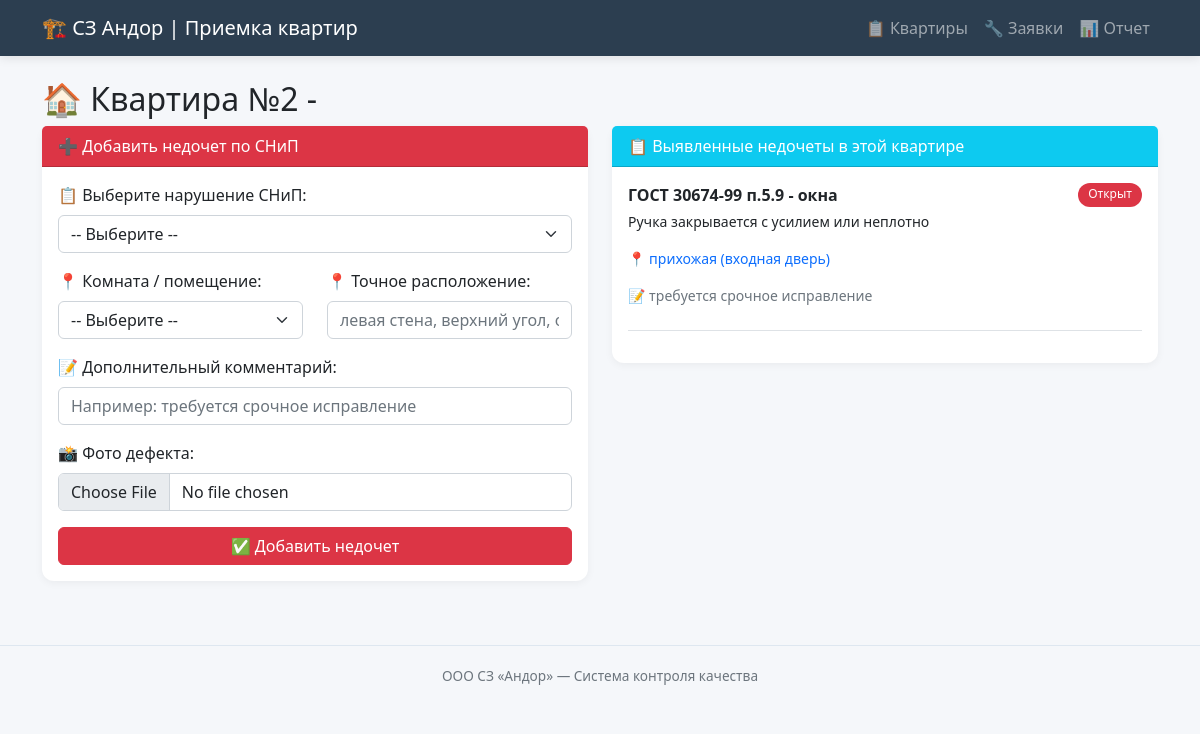
Before: /flat/542 with the older database file.
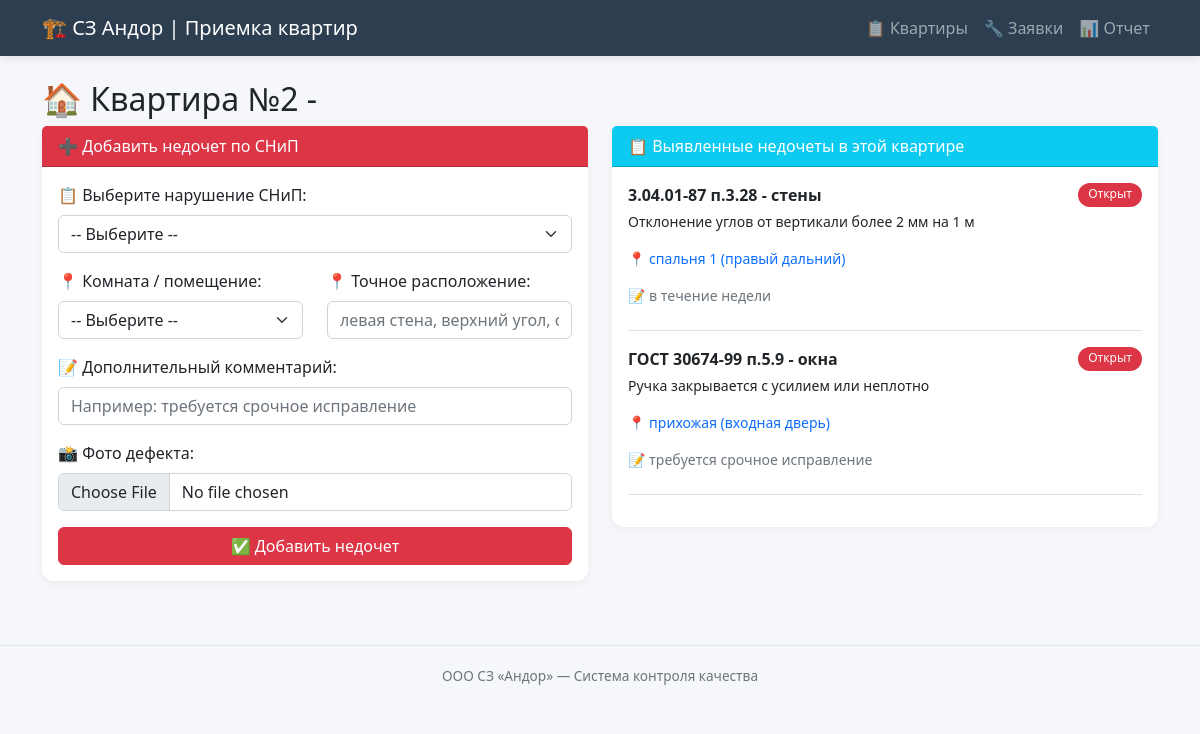
After: the same page with the newer database file.
### tables this page shows
CREATE TABLE flats (
    id INTEGER PRIMARY KEY AUTOINCREMENT,
    number TEXT NOT NULL,
    street TEXT,
    house TEXT,
    entrance INTEGER,
    floor INTEGER,
    status TEXT DEFAULT 'in_progress'
);

CREATE TABLE defects (
            id INTEGER PRIMARY KEY AUTOINCREMENT,
            flat_id INTEGER NOT NULL,
            snip_defect_id INTEGER NOT NULL,
            room TEXT,
            location_detail TEXT,
            comment TEXT,
            photo_path TEXT,
            status TEXT DEFAULT 'open',
            created_at TIMESTAMP,
            fixed_at TIMESTAMP,
            FOREIGN KEY (flat_id) REFERENCES flats(id),
            FOREIGN KEY (snip_defect_id) REFERENCES snip_defects(id)
        );

CREATE TABLE snip_defects (
            id INTEGER PRIMARY KEY AUTOINCREMENT,
            code TEXT NOT NULL,
            category TEXT NOT NULL,
            description TEXT NOT NULL,
            severity TEXT NOT NULL
        );

### app.py (the view)
@app.route('/flat/<int:flat_id>')
def flat(flat_id):
    conn = get_db()
    flat = conn.execute('SELECT * FROM flats WHERE id = ?', (flat_id,)).fetchone()
    defects = conn.execute('''
        SELECT d.*, s.code, s.category, s.description, s.severity
        FROM defects d
        JOIN snip_defects s ON d.snip_defect_id = s.id
        WHERE d.flat_id = ?
        ORDER BY d.created_at DESC
    ''', (flat_id,)).fetchall()
    snip_defects = conn.execute('SELECT * FROM snip_defects ORDER BY category, code').fetchall()
    conn.close()
    return render_template('flat.html', flat=flat, defects=defects, snip_defects=snip_defects)

### app.py (called while the page is built)
def get_db():
    conn = sqlite3.connect(DB_PATH)
    conn.row_factory = sqlite3.Row
    return conn

### templates/flat.html (shortened to what this page needs)
{% extends "base.html" %}
{% block content %}
<h2>🏠 Квартира №{{ flat.number }} - {{ flat.building }}</h2>
<div class="row">
    <div class="col-md-6">
        <div class="card mb-4">
            <div class="card-header bg-danger text-white">
                ➕ Добавить недочет по СНиП
            </div>
            <div class="card-body">
                <form method="POST" action="/add_defect" enctype="multipart/form-data">
                    <div class="mb-3">
                        <label class="form-label">📋 Выберите нарушение СНиП:</label>
                        <select name="snip_defect_id" class="form-select" required>
                            <option value="">-- Выберите --</option>
                        </select>
                    </div>
                    <div class="row mb-3">
                        <div class="col-md-6">
                            <label class="form-label">📍 Комната / помещение:</label>
                            <select name="room" class="form-select" required>
                                <option value="">-- Выберите --</option>
                            </select>
                        </div>
                        <div class="col-md-6">
                            <label class="form-label">📍 Точное расположение:</label>
                            <input type="text" name="location_detail" class="form-control" placeholder="левая стена, верхний угол, около розетки...">
                        </div>
                    </div>
                    <div class="mb-3">
                        <label class="form-label">📝 Дополнительный комментарий:</label>
                        <input type="text" name="comment" class="form-control" placeholder="Например: требуется срочное исправление">
                    </div>
                    <div class="mb-3">
                        <label class="form-label">📸 Фото дефекта:</label>
                        <input type="file" name="photo" class="form-control" accept="image/*" capture="environment">
                    </div>
                    <button type="submit" class="btn btn-danger w-100">✅ Добавить недочет</button>
                </form>
            </div>
        </div>
    </div>
    <div class="col-md-6">
        <div class="card">
            <div class="card-header bg-info text-white">
                📋 Выявленные недочеты в этой квартире
            </div>
            <div class="card-body" style="max-height: 500px; overflow-y: auto;">
                {% if defects %}
                    {% for d in defects %}
                    <div class="border-bottom mb-3 pb-2">
                        <div class="d-flex justify-content-between">
                            <strong class="{% if d.severity == 'critical' %}critical{% endif %}">
                                {{ d.code }} - {{ d.category }}
                            </strong>
                            <span class="badge {% if d.status == 'open' %}bg-danger{% elif d.status == 'fixed' %}bg-warning{% else %}bg-success{% endif %}">
                                {{ {'open':'Открыт','fixed':'Исправлен','closed':'Закрыт'}[d.status] }}
                            </span>
                        </div>
                        <p class="small mt-1">{{ d.description }}</p>
                        {% if d.room %}
                            <p class="small text-primary">📍 {{ d.room }}{% if d.location_detail %} ({{ d.location_detail }}){% endif %}</p>
                        {% endif %}
                        {% if d.comment %}<p class="small text-muted">📝 {{ d.comment }}</p>{% endif %}
                    </div>
                    {% endfor %}
                {% else %}
                    <p class="text-success">✅ Недочетов нет. Квартира готова к передаче!</p>
                {% endif %}
            </div>
        </div>
    </div>
</div>
{% endblock %}

### templates/base.html (shortened to what this page needs)
<!DOCTYPE html>
<html lang="ru">
<head>
    <link href="https://cdn.jsdelivr.net/npm/bootstrap@5.2.3/dist/css/bootstrap.min.css" rel="stylesheet">
</head>
<body>
    <nav class="navbar navbar-expand-lg navbar-dark bg-dark">
        <div class="container">
            <a class="navbar-brand" href="/">🏗️ СЗ Андор | Приемка квартир</a>
            <div class="navbar-nav ms-auto">
                <a class="nav-link" href="/">📋 Квартиры</a>
                <a class="nav-link" href="/defects">🔧 Заявки</a>
                <a class="nav-link" href="/report">📊 Отчет</a>
            </div>
        </div>
    </nav>
    <div class="container mt-4">
        {% block content %}{% endblock %}
    </div>
    <footer class="text-center">
        <div class="container">
            ООО СЗ «Андор» — Система контроля качества
        </div>
    </footer>
</body>
</html>

### templates/base.html (style rules this page uses)
body { background-color: #f5f7fa; font-family: 'Segoe UI', Tahoma, Geneva, Verdana, sans-serif; }
.navbar { background-color: #2c3e50 !important; box-shadow: 0 2px 10px rgba(0,0,0,0.1); }
.navbar-brand { font-weight: 500; font-size: 1.25rem; }
.card { border: none; border-radius: 12px; box-shadow: 0 2px 8px rgba(0,0,0,0.05); transition: transform 0.2s, box-shadow 0.2s; }
.badge { padding: 5px 10px; font-weight: 500; border-radius: 20px; }
footer { border-top: 1px solid #dee7f0; padding: 20px 0; margin-top: 40px; color: #6c757d; font-size: 0.85rem; }

Changed rows visible on the page:
added defects: code "3.04.01-87 п.3.28", category "стены", status "Открыт", description "Отклонение углов от вертикали более 2 мм на 1 м", room "спальня 1", location_detail "правый дальний", comment "в течение недели"
